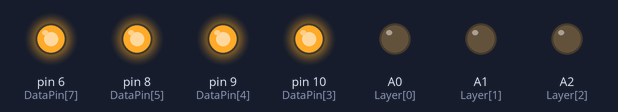
The sketch below on a simulated Arduino Uno, built with avr-gcc and run on an emulated ATmega328P. Shown: output pins drawn as LEDs (lit = HIGH). Pins used as bus, display or sensor lines are not drawn.

Above: at 0.1 s.
At 15.6 s:
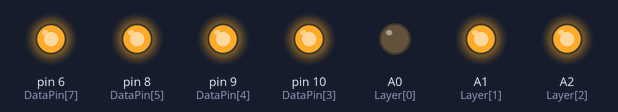
At 17.8 s:
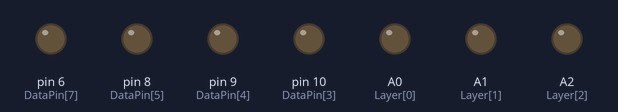
At 19.3 s:
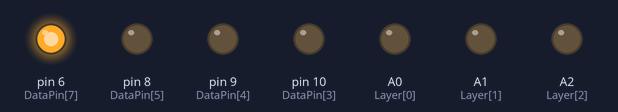
At 23.3 s:
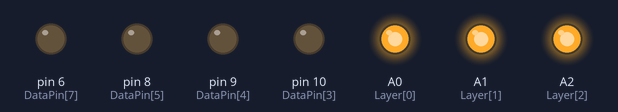
At 39.3 s:
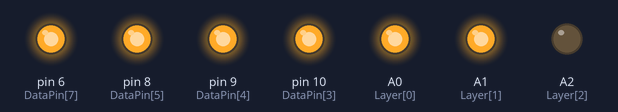
Timing chart, 0 to 40.0 s (numbered marks = the images above):
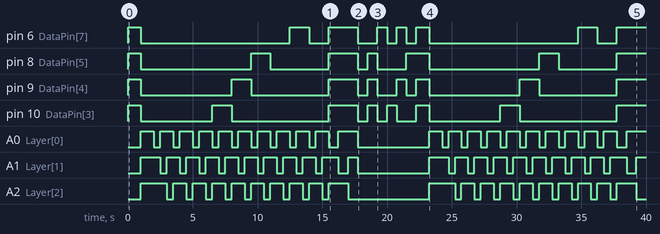

The sketch:

Cube3.ino
```cpp
const int DataPin[] = {13, 12, 11, 10, 9, 8, 7, 6, 5};
const byte Layer[] = {A0, A1, A2};


void setup() {
  for (auto i = 0; i < 9 ; i++)
    pinMode(DataPin[i], OUTPUT);
  for (auto i = 0; i < 3 ; i++)
    pinMode(Layer[i], OUTPUT);

}
//////////////////////////////////////////////////////////
void BlinkOn()
{
  for (auto i = 0; i < 9 ; i++)
    digitalWrite(DataPin[i], HIGH);
  for (byte i = 0; i < 3; i++)
    digitalWrite(Layer[i], LOW);
}
void BlinkOff()
{
  for (auto i = 0; i < 9 ; i++)
    digitalWrite(DataPin[i], LOW);
   for (byte i = 0; i < 3; i++)
    digitalWrite(Layer[i], HIGH);
}
void BlinkAll()
{
  BlinkOn();
  delay(1000);
  BlinkOff();
  delay(1000);
}

void Cycle()
{
  for (auto i = 0; i < 9 ; i++)
  {
    digitalWrite(DataPin[i], HIGH);

    for (byte j = 0; j < 3; j++)
    {
      digitalWrite(Layer[j], LOW);
      delay(500);
      digitalWrite(Layer[j], HIGH);
    }
    digitalWrite(DataPin[i], LOW);
  }
}

void LayerRise()
{
  for (auto i = 0; i < 9 ; i++)
    digitalWrite(DataPin[i], HIGH);

  for (byte i = 0; i < 3; i++)
  {
    digitalWrite(Layer[i], LOW);
    delay(750);
    digitalWrite(Layer[i], HIGH);
  }

  for (auto i = 0; i < 9 ; i++)
    digitalWrite(DataPin[i], LOW);
}

void SliceMove()
{
  for (byte i = 0; i < 3; i++)
    digitalWrite(Layer[i], LOW);

  digitalWrite(DataPin[0], HIGH);
  digitalWrite(DataPin[1], HIGH);
  digitalWrite(DataPin[2], HIGH);    //Bad Code since I wrote this really fast for testing
  delay(750);
  digitalWrite(DataPin[0], LOW);
  digitalWrite(DataPin[1], LOW);
  digitalWrite(DataPin[2], LOW);

  digitalWrite(DataPin[3], HIGH);
  digitalWrite(DataPin[4], HIGH);
  digitalWrite(DataPin[5], HIGH);
  delay(750);
  digitalWrite(DataPin[3], LOW);
  digitalWrite(DataPin[4], LOW);
  digitalWrite(DataPin[5], LOW);

  digitalWrite(DataPin[6], HIGH);
  digitalWrite(DataPin[7], HIGH);
  digitalWrite(DataPin[8], HIGH);
  delay(750);
  digitalWrite(DataPin[6], LOW);
  digitalWrite(DataPin[7], LOW);
  digitalWrite(DataPin[8], LOW);

   for (byte i = 0; i < 3; i++)
    digitalWrite(Layer[i], HIGH);
}

void RowMove()
{
   for (byte i = 0; i < 3; i++)
    digitalWrite(Layer[i], LOW);

  digitalWrite(DataPin[0], HIGH);
  digitalWrite(DataPin[3], HIGH);
  digitalWrite(DataPin[6], HIGH);
  delay(750);
  digitalWrite(DataPin[0], LOW);
  digitalWrite(DataPin[3], LOW);
  digitalWrite(DataPin[6], LOW);

  digitalWrite(DataPin[1], HIGH);
  digitalWrite(DataPin[4], HIGH);
  digitalWrite(DataPin[7], HIGH);
  delay(750);
  digitalWrite(DataPin[1], LOW);
  digitalWrite(DataPin[4], LOW);
  digitalWrite(DataPin[7], LOW);

  digitalWrite(DataPin[2], HIGH);
  digitalWrite(DataPin[5], HIGH);
  digitalWrite(DataPin[8], HIGH);
  delay(750);
  digitalWrite(DataPin[2], LOW);
  digitalWrite(DataPin[5], LOW);
  digitalWrite(DataPin[8], LOW);


   for (byte i = 0; i < 3; i++)
    digitalWrite(Layer[i], HIGH);
}
//////////////////////////////////////////////////////////


void loop()
{
  BlinkAll();
  Cycle();
  LayerRise();
  SliceMove();
  RowMove();
  BlinkOff();
}
```

Measured:
- by itself, pin 6 (DataPin[7]): LOW → HIGH at 0.00 s, → LOW 1.0 s later, → HIGH 11.5 s later, → LOW 1.5 s later, … (15 changes in this stretch)
- by itself, pin 8 (DataPin[5]): LOW → HIGH at 0.00 s, → LOW 1.0 s later, → HIGH 8.5 s later, → LOW 1.5 s later, … (13 changes in this stretch)
- by itself, pin 9 (DataPin[4]): LOW → HIGH at 0.00 s, → LOW 1.0 s later, → HIGH 7.0 s later, → LOW 1.5 s later, … (15 changes in this stretch)
- by itself, pin 10 (DataPin[3]): LOW → HIGH at 0.00 s, → LOW 1.0 s later, → HIGH 5.5 s later, → LOW 1.5 s later, … (15 changes in this stretch)
- by itself, A0 (Layer[0]): LOW → HIGH at 1.0 s, → LOW 1.0 s later, → HIGH 0.50 s later, → LOW 1.0 s later, … (43 changes in this stretch)
- by itself, A1 (Layer[1]): LOW → HIGH at 1.0 s, → LOW 1.5 s later, → HIGH 0.50 s later, → LOW 1.0 s later, … (43 changes in this stretch)
- by itself, A2 (Layer[2]): LOW → HIGH at 1.0 s, → LOW 2.0 s later, → HIGH 0.50 s later, → LOW 1.0 s later, … (40 changes in this stretch)
